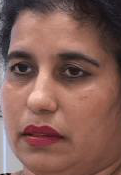
#> input picture PPNNI.Mock/hs0.png, 121 x 175 px
$ python image_to_npy.py hs0.png out.png
#> lines starting #> are read from the running program, lines starting #| are printed output that depends on the picture
import argparse
import numpy as np
from PIL import Image
import os
import sys

def preprocess_image_to_npy(input_img, dtype='float32', target_size=(224, 224)):
    """Convert image to numpy array in CHW format"""
#> called with input_img = 'hs0.png', dtype = 'float32', target_size = (224, 224)
    if not os.path.isfile(input_img):
        sys.exit(f"Input image {input_img} does not exist")
    img = Image.open(input_img).resize(target_size)
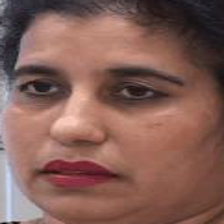
#> img: PIL image 224x224 RGBA; mean R, G, B, A 131.9, 94.7, 86.5, 255
    arr = np.array(img).astype(dtype) / 255.0
    arr = arr.transpose(2, 0, 1)  # CHW format
    arr = arr[np.newaxis, :, :, :]  # Add batch dimension [1, C, H, W]
    return arr

def save_npy(np_array, output_npy):
#> called with np_array = array of shape (1, 4, 224, 224), output_npy = 'out.png'
    np.save(output_npy, np_array)
    print(f"Saved numpy array to {output_npy} with shape {np_array.shape} and dtype {np_array.dtype}")
#| Saved numpy array to out.png with shape (1, 4, 224, 224) and dtype float32

if __name__ == "__main__":
    parser = argparse.ArgumentParser(description="Convert image to .npy array")
    parser.add_argument("input_img", type=str, help="Path to input image (png/jpg)")
    parser.add_argument("output_npy", type=str, help="Path to output .npy file")
    parser.add_argument("--dtype", type=str, default="float32", help="Data type for numpy array")
    args = parser.parse_args()

    np_array = preprocess_image_to_npy(args.input_img, dtype=args.dtype)
    save_npy(np_array, args.output_npy)
